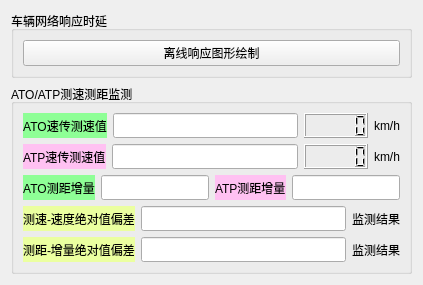
          <widget class="QWidget" name="page_Statistic">
           <layout class="QVBoxLayout" name="verticalLayout_15">
            <item>
             <widget class="QGroupBox" name="groupBox_2">
              <property name="title">
               <string>车辆网络响应时延</string>
              </property>
              <layout class="QHBoxLayout" name="horizontalLayout_57">
               <item>
                <widget class="QPushButton" name="btn_mvb_delay_plot">
                 <property name="text">
                  <string>离线响应图形绘制</string>
                 </property>
                </widget>
               </item>
              </layout>
             </widget>
            </item>
            <item>
             <widget class="QGroupBox" name="groupBox_5">
              <property name="title">
               <string>ATO/ATP测速测距监测</string>
              </property>
              <layout class="QVBoxLayout" name="verticalLayout_22">
               <item>
                <layout class="QHBoxLayout" name="horizontalLayout_52">
                 <item>
                  <widget class="QLabel" name="lbl_ato_sdu">
                   <property name="styleSheet">
                    <string notr="true">background-color: rgb(142, 255, 150);</string>
                   </property>
                   <property name="text">
                    <string>ATO速传测速值</string>
                   </property>
                   <property name="alignment">
                    <set>Qt::AlignCenter</set>
                   </property>
                  </widget>
                 </item>
                 <item>
                  <widget class="QLineEdit" name="led_ato_sdu">
                   <property name="minimumSize">
                    <size>
                     <width>0</width>
                     <height>25</height>
                    </size>
                   </property>
                  </widget>
                 </item>
                 <item>
                  <widget class="QLCDNumber" name="lcd_ato_sdu"/>
                 </item>
                 <item>
                  <widget class="QLabel" name="lbl_mile_stone">
                   <property name="text">
                    <string>km/h</string>
                   </property>
                   <property name="alignment">
                    <set>Qt::AlignCenter</set>
                   </property>
                  </widget>
                 </item>
                </layout>
               </item>
               <item>
                <layout class="QHBoxLayout" name="horizontalLayout_53">
                 <item>
                  <widget class="QLabel" name="lbl_atp_sdu">
                   <property name="styleSheet">
                    <string notr="true">background-color: rgb(255, 193, 242);</string>
                   </property>
                   <property name="text">
                    <string>ATP速传测速值</string>
                   </property>
                  </widget>
                 </item>
                 <item>
                  <widget class="QLineEdit" name="led_atp_sdu">
                   <property name="minimumSize">
                    <size>
                     <width>0</width>
                     <height>25</height>
                    </size>
                   </property>
                  </widget>
                 </item>
                 <item>
                  <widget class="QLCDNumber" name="lcd_atp_sdu"/>
                 </item>
                 <item>
                  <widget class="QLabel" name="lbl_mile_stone_2">
                   <property name="text">
                    <string>km/h</string>
                   </property>
                   <property name="alignment">
                    <set>Qt::AlignCenter</set>
                   </property>
                  </widget>
                 </item>
                </layout>
               </item>
               <item>
                <layout class="QHBoxLayout" name="horizontalLayout_56">
                 <item>
                  <widget class="QLabel" name="lbl_ato_s_delta">
                   <property name="styleSheet">
                    <string notr="true">background-color: rgb(142, 255, 150);</string>
                   </property>
                   <property name="text">
                    <string>ATO测距增量</string>
                   </property>
                   <property name="alignment">
                    <set>Qt::AlignCenter</set>
                   </property>
                  </widget>
                 </item>
                 <item>
                  <widget class="QLineEdit" name="led_ato_s_delta">
                   <property name="minimumSize">
                    <size>
                     <width>0</width>
                     <height>25</height>
                    </size>
                   </property>
                  </widget>
                 </item>
                 <item>
                  <widget class="QLabel" name="lbl_atp_s_delta">
                   <property name="styleSheet">
                    <string notr="true">background-color: rgb(255, 193, 242);</string>
                   </property>
                   <property name="text">
                    <string>ATP测距增量</string>
                   </property>
                  </widget>
                 </item>
                 <item>
                  <widget class="QLineEdit" name="led_atp_s_delta">
                   <property name="minimumSize">
                    <size>
                     <width>0</width>
                     <height>25</height>
                    </size>
                   </property>
                  </widget>
                 </item>
                </layout>
               </item>
               <item>
                <layout class="QHBoxLayout" name="horizontalLayout_54">
                 <item>
                  <widget class="QLabel" name="lbl_sdu_err">
                   <property name="styleSheet">
                    <string notr="true">background-color: rgb(235, 255, 160);</string>
                   </property>
                   <property name="text">
                    <string>测速-速度绝对值偏差</string>
                   </property>
                   <property name="alignment">
                    <set>Qt::AlignCenter</set>
                   </property>
                  </widget>
                 </item>
                 <item>
                  <widget class="QLineEdit" name="led_sdu_err">
                   <property name="minimumSize">
                    <size>
                     <width>0</width>
                     <height>25</height>
                    </size>
                   </property>
                  </widget>
                 </item>
                 <item>
                  <widget class="QLabel" name="lbl_sdu_judge">
                   <property name="text">
                    <string>监测结果</string>
                   </property>
                  </widget>
                 </item>
                </layout>
               </item>
               <item>
                <layout class="QHBoxLayout" name="horizontalLayout_55">
                 <item>
                  <widget class="QLabel" name="lbl_sdu_s_err">
                   <property name="styleSheet">
                    <string notr="true">background-color: rgb(235, 255, 160);</string>
                   </property>
                   <property name="text">
                    <string>测距-增量绝对值偏差</string>
                   </property>
                   <property name="alignment">
                    <set>Qt::AlignCenter</set>
                   </property>
                  </widget>
                 </item>
                 <item>
                  <widget class="QLineEdit" name="led_sdu_s_err">
                   <property name="minimumSize">
                    <size>
                     <width>0</width>
                     <height>25</height>
                    </size>
                   </property>
                  </widget>
                 </item>
                 <item>
                  <widget class="QLabel" name="lbl_sdu_s_judge">
                   <property name="text">
                    <string>监测结果</string>
                   </property>
                  </widget>
                 </item>
                </layout>
               </item>
              </layout>
             </widget>
            </item>
           </layout>
          </widget>
